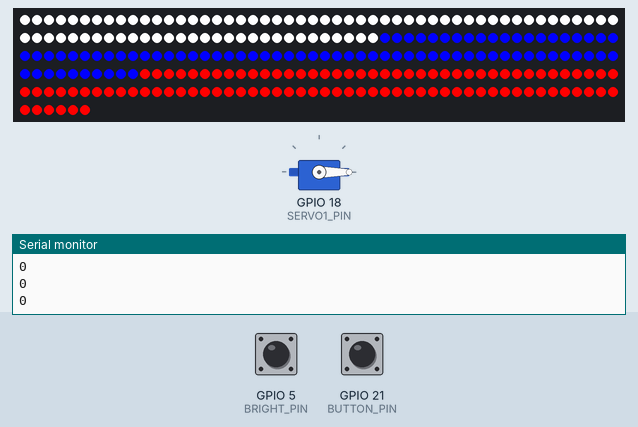
A sketch run on a simulated ESP32. Parts: servo, 256 RGB LEDs in strip order, left to right, continuing on the next row, the last lines printed to the serial monitor. The test bench sets the inputs (shaded band); at power-on: GPIO 5 (BRIGHT_PIN) LOW, GPIO 21 (BUTTON_PIN) LOW.

Above: at 1.2 s.
1.3 s: GPIO 5 (BRIGHT_PIN) pulled HIGH for 0.15 s
At 1.4 s:
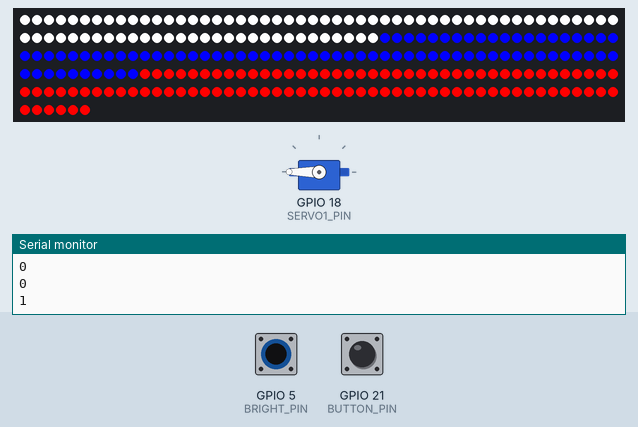
2.9 s: GPIO 5 (BRIGHT_PIN) pulled HIGH for 3.2 s
At 6.7 s:
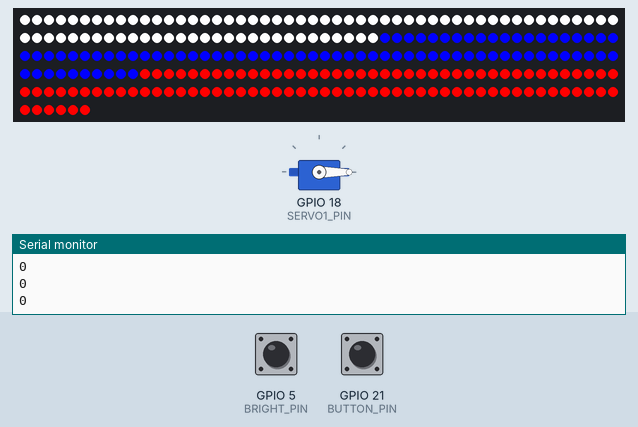
Timing chart, 0 to 8.2 s (numbered marks = the images above; inputs shaded):
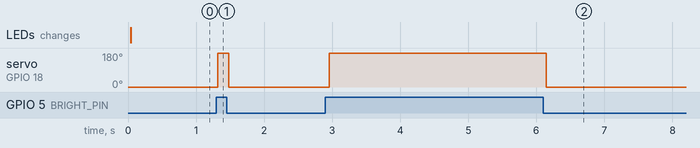

Measured:
- after the input at 1.3 s, servo on GPIO 18 (SERVO1_PIN): 0° → 180° at once, → 0° 0.16 s later
- after the input at 2.9 s, servo on GPIO 18 (SERVO1_PIN): 0° → 180° after 0.06 s, → 0° 3.2 s later

The sketch:

russian_flag-premake_for_droneport.ino
```cpp
#define LED_PIN 4
#define BRIGHT_PIN 5
#define SERVO1_PIN 18
#define SERVO2_PIN 19
#define BUTTON_PIN 21
#define LED_NUM 256
#include "FastLED.h"
#include "ESP32Servo.h"
int countt;
int brightt = 0;
Servo servo1;
CRGB leds[LED_NUM];
void setup() {
  FastLED.addLeds<WS2812, LED_PIN, GRB>(leds, LED_NUM);
  FastLED.setBrightness(brightt);
  pinMode(BRIGHT_PIN, INPUT);
  servo1.attach(SERVO1_PIN);
  Serial.begin(9600);
  pinMode(BUTTON_PIN, INPUT);
}
byte counter;
void loop() {
  int bright = digitalRead(BRIGHT_PIN);
  int button = digitalRead(BUTTON_PIN);
  FastLED.clear();
  Serial.println(bright);
    if(bright == 1)
  {
    servo1.write(180);
  }
  else
  {
    servo1.write(0);
  }
  for (int _ = 0; _ < 255; _++) {
    FastLED.setBrightness(_);
  }
  for (int i = 0; i < 80; i++) {
    leds[i].setRGB(255, 255, 255);
  }
  for (int i = 80; i < 160; i++) {
    leds[i].setHue(160);
  }
  for (int j = 160; j < 256; j++) {
    leds[j].setHue(0);
  }


  delay(40);
  FastLED.show();
  delay(30);       // counter меняется от 0 до 255 (тип данных byte)
       // скорость движения радуги
}
```
